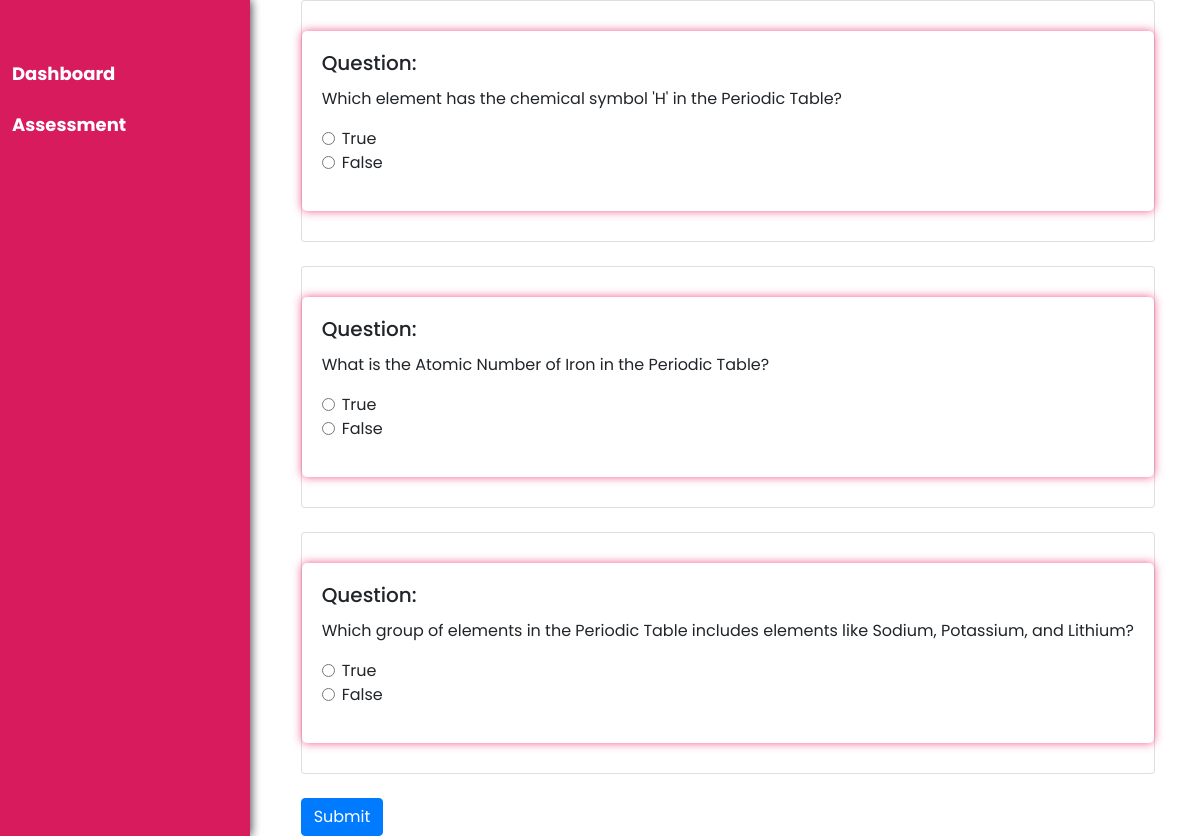
The app's page /true_n_false_interface/ with its own data.
### chatbot/models.py (models this page shows, shortened)
class AssessmentQuestion(models.Model):
    question = models.TextField()
    options = models.JSONField()
    answer = models.CharField(max_length=255)

### chatbot/views.py (the view, shortened to what this page needs)
# urls.py: path('true_n_false_interface/', views.true_n_false_interface, name='true_n_false_interface'),
def true_n_false_interface(request):
    true_false_questions = AssessmentQuestion.objects.all()[:5]  # Assuming TrueFalseQuestion is your model for True or False questions
    return render(request, 'true_n_false_interface.html', {'true_false_questions': true_false_questions})

### chatbot/templates/true_n_false_interface.html (shortened to what this page needs)
{% extends 'base.html' %}
{% block content %}
<div class="sidebar">
  {% include 'sidebar.html' %}
</div>
<div class="container">
  <form method="post" id="trueFalseForm">
    {% for question in true_false_questions %}
    <div class="card mb-4">
      <div class="card-body">
        <h5 class="card-title">Question:</h5>
        <p class="card-text">{{ question.question }}</p>
        <div class="form-group">
          <div class="form-check">
            <input type="radio" class="form-check-input" id="answer_true_{{ question.id }}" name="answer_{{ question.id }}" value="true">
            <label class="form-check-label" for="answer_true_{{ question.id }}">True</label>
          </div>
          <div class="form-check">
            <input type="radio" class="form-check-input" id="answer_false_{{ question.id }}" name="answer_{{ question.id }}" value="false">
            <label class="form-check-label" for="answer_false_{{ question.id }}">False</label>
          </div>
        </div>
      </div>
    </div>
    {% endfor %}
    <button type="submit" class="btn btn-primary">Submit</button>
  </form>
</div>
{% endblock %}

### chatbot/templates/true_n_false_interface.html (style rules this page uses)
body, html { height: 100%; margin: 0; font-family: 'Arial', sans-serif; }
.container { display: flex; flex-direction: row; gap: 2px; }
.sidebar { flex-basis: 250px; flex-shrink: 0; }
.card-body { flex: 1 1 auto; padding: 1.25rem; box-shadow: 0 0px 10px rgba(238, 33, 105, 0.752); font-family: poppins; border-radius: 5px; margin: 30px 0; }

### chatbot/templates/sidebar.html (style rules this page uses)
body { margin: 0; padding: 0; font-family: 'Poppins', sans-serif; }
.sidebar { position: fixed; top: 0; left: 0; width: 250px; height: 100%; background-color: rgb(216, 27, 93); padding-top: 60px; box-shadow: 0 0 10px rgba(0, 0, 0, 0.5); }

### records on screen
AssessmentQuestion: question "Which element has the chemical symbol 'H' in the Periodic Table?"
AssessmentQuestion: question "What is the Atomic Number of Iron in the Periodic Table?"
AssessmentQuestion: question "Which group of elements in the Periodic Table includes elements like Sodium, Potassium, and Lithium?"
